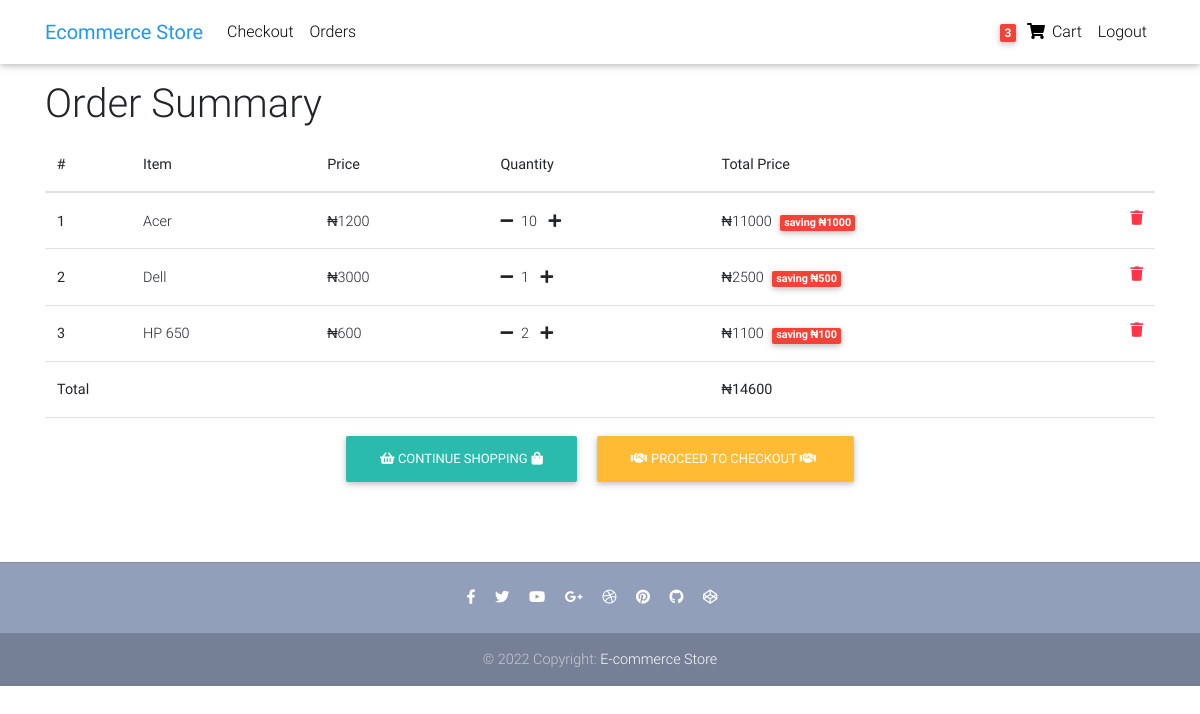
Page /order-summary/ (signed in) on the committed database.
### store/models.py (models this page shows, shortened)
class Order(models.Model):
	user = models.ForeignKey(settings.AUTH_USER_MODEL, on_delete=models.CASCADE)
	items = models.ManyToManyField(OrderItem)
	start_date = models.DateTimeField(auto_now_add = True)
	ordered_date = models.DateTimeField()
	ordered = models.BooleanField(default=False)
	billing_address = models.ForeignKey('BillingAddress', on_delete = models.SET_NULL, blank = True, null = True )
	def order_total(self):
		total = 0
		for order_item in self.items.all():
			total += order_item.get_precise_total()
		return total

class OrderItem(models.Model):
	user = models.ForeignKey(settings.AUTH_USER_MODEL, on_delete=models.CASCADE)
	item = models.ForeignKey(Item, on_delete = models.CASCADE)
	quantity = models.IntegerField(default=1)
	ordered = models.BooleanField(default=False)
	def get_total_item_price(self):
		total = (self.quantity) * (self.item.price)
		return total
	def get_total_item_discount_price(self):
		total = (self.quantity) * (self.item.discount_price)
		return total
	def amount_saved(self):
		saved = self.get_total_item_price() - self.get_total_item_discount_price()
		return saved
	def get_precise_total(self):
		if  self.item.discount_price:
			return self.get_total_item_discount_price()
		return self.get_total_item_price()

class Item(models.Model):
	title = models.CharField(max_length= 200)
	price = models.DecimalField(decimal_places = 0, max_digits = 10)
	discount_price = models.DecimalField(decimal_places = 0, max_digits = 10, null = True, blank = True)
	category = models.CharField(choices = CATEGORY_CHOICES, max_length = 5)
	label = models.CharField(choices = LABEL_CHOICES, max_length = 5)
	slug = models.SlugField()
	description = models.TextField()

### store/views.py (the view)
# urls.py: path('order-summary/', OrderSummaryView.as_view(), name= 'order-summary'),
class OrderSummaryView(LoginRequiredMixin, View):
	def get(self, *args, **kwargs):
		try:
			order = Order.objects.get(user = self.request.user, ordered = False )
			context = {
                'object': order
            }
			return render(self.request, 'order_summary.html', context)
		except ObjectDoesNotExist:
			messages.error(request, "You do not have an active order")
			return redirect('/')
		return render(self.request, 'order_summary.html')

### store/templatetags/cart_template_tags.py (called while the page is built)
@register.filter
def cart_item_count(user):
	if user.is_authenticated:
		qs = Order.objects.filter(user=user, ordered=False)
		if qs.exists():
			return qs[0].items.count()
	return 0

### templates/order_summary.html (shortened to what this page needs)
 {%extends 'base.html' %}
{% load static %}
{% block content %}
<div class="table-responsive text-nowrap">
<h1>Order Summary</h1>
  <table class="table">
    <thead>
      <tr>
        <strong><th scope="col">#</th></strong>
        <th scope="col">Item</th>
        <th scope="col">Price</th>
        <th scope="col">Quantity</th>
        <th scope="col">Total Price</th>
      </tr>
    </thead>
    <tbody>
      {% for order_item in object.items.all %}
      <tr>
        <td scope="col"><b>{{forloop.counter}}</b></td>
        <td>{{order_item.item.title}}</td>
        <td>&#8358;{{order_item.item.price}}</td>
        <td>
         <a href="{% url 'remove-single-item' order_item.item.slug%}"> <li class="fas fa-minus mr-2"></li></a>{{order_item.quantity}}
         <a href="{% url 'add-to-cart' order_item.item.slug%}"><li class="fas fa-plus ml-2"></li></a>
         </td>
       <td>
        {% if order_item.item.discount_price %}
       &#8358;{{order_item.get_total_item_discount_price}}<span class=" ml-2 badge red"> saving &#8358;{{order_item.amount_saved}}</span>
       {%else%}
       &#8358;{{order_item.get_total_item_price}}
       {%endif%}
     <a href="{% url 'remove-from-cart' order_item.item.slug%}"> <li class=" text-danger fas fa-trash float-right"></li></a>
   </td>
      </tr>
      {% endfor %}
      <tr>
        <td colspan="4" class="text-weight-bold"><strong>Total</strong></td>
        <td><strong class="text-weight-bold">&#8358;{{object.order_total}}</strong></td>
      </tr>
      <tr>
        <td colspan="5" class="text-center">
          <a class=" btn btn-default mr-2 " href="{% url 'checkout' %}"><li class="fas ">&#xf291;</li> Continue shopping<li class="fas ml-1 ">&#xf290;</li>   </a>
          <a class=" btn btn-warning ml-2" href="{% url 'checkout' %}"><li class="fas mr-1 "> &#xf2b5; </li>Proceed to Checkout <li class="fas mr-1 "> &#xf2b5; </li> </a>
        </td>
      </tr>
    </tbody>
  </table>
</div>
{% endblock content %}

### templates/nav.html (shortened to what this page needs)
 {% load cart_template_tags%}
  <nav class="navbar fixed-top navbar-expand-lg navbar-light white scrolling-navbar">
    <div class="container">
      <a class="navbar-brand waves-effect" href="{%url 'home'%}">
        <strong class="blue-text">Ecommerce Store</strong>
      </a>
      <div class="collapse navbar-collapse" id="navbarSupportedContent">
        <ul class="navbar-nav mr-auto">
          <li class="nav-item">
            <a class="nav-link waves-effect" href='/checkout'>Checkout</a>
          </li>
          <li class="nav-item">
            <a class="nav-link waves-effect" href="{% url 'order-summary'%}">Orders</a>
          </li>
        </ul>
        <ul class="navbar-nav nav-flex-icons">
          {%if request.user.is_authenticated %}
          <li class="nav-item">
            <a class="nav-link waves-effect" href="{% url 'order-summary'  %}">
              <span class="badge red z-depth-1 mr-1"> {{request.user|cart_item_count}}</span>
              <i class="fas fa-shopping-cart"></i>
              <span class="clearfix d-none d-sm-inline-block"> Cart </span>
            </a>
          </li>
          <li class="nav-item">
            <a class="nav-link waves-effect" href="{% url 'account_logout' %}" >Logout</a>
          </li>
          {% endif %}
        </ul>
      </div>
    </div>
  </nav>

### templates/base.html (style rules this page uses)
html, body, header, .carousel { height: 60vh; }

### rows in the picture
OrderItem: item "Acer", item.price "1200", quantity "10", get_total_item_discount_price "11000", amount_saved "1000"
OrderItem: item "Dell", item.price "3000", quantity "1", get_total_item_discount_price "2500", amount_saved "500"
OrderItem: item "HP 650", item.price "600", quantity "2", get_total_item_discount_price "1100", amount_saved "100"
Order: order_total "14600"

### other values in the picture
{{ request.user|cart_item_count }} "3"
